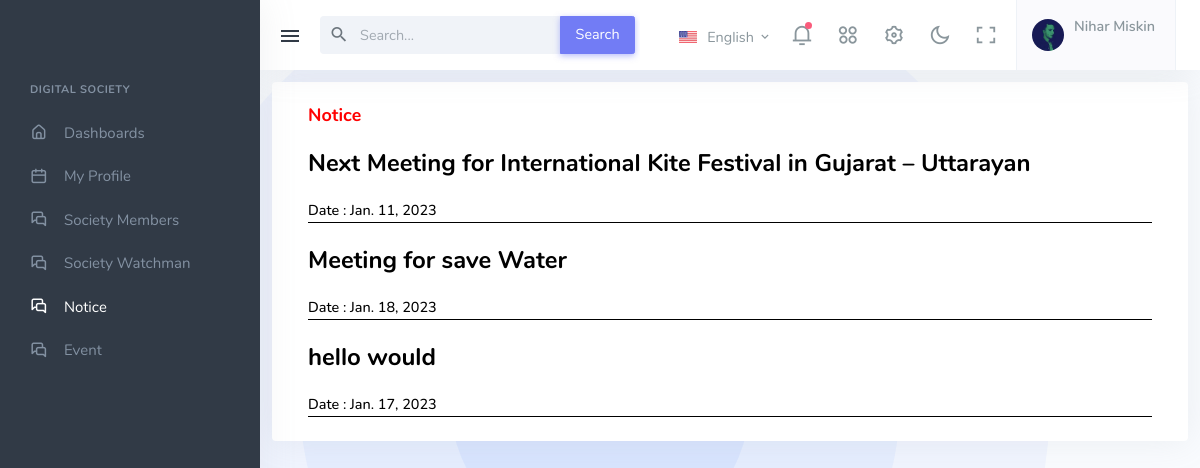
Page /notice_page/ (signed in) on the committed database.
### digital_App/models.py (models this page shows, shortened)
class Visitor(models.Model):
    User = models.ForeignKey(User, on_delete=models.CASCADE)
    FullName = models.CharField(max_length=15, default=str(), blank=True)
    Mobile = models.CharField(max_length=10, default=str(), blank=True)
    Birthday = models.DateField(default="2022-11-20")
    class Meta:
        db_table = "Visitor"

class Notice(models.Model):
    AddNotices = models.TextField(max_length=150, default=str(), blank=True)
    Date = models.DateField()
    class Meta:
        db_table = "Notice"

### digital_App/views.py (the view)
# urls.py: path("notice_page/", notice_page, name="notice_page"),
def notice_page(request):
    if 'email' in request.session:
        view_notice(request) # Load Notice data
        return render(request, "notice_page.html", default_data)
    return render(request, 'notice_page.html')

### digital_App/views.py (called while the page is built)
def view_notice(request):
    print(request.POST)
    noticeview = Notice.objects.all()
    default_data['noticeview'] = noticeview

### digital_App/templates/notice_page.html (shortened to what this page needs)
{% extends 'base.html' %}
{% load static %}
{% block Main_Code %}
<div>
    <div class="navbar-custom topnav-navbar">
        <div class="container-fluid detached-nav">
            <button class="button-toggle-menu">
                <i class="mdi mdi-menu"></i>
            </button>
            <ul class="list-unstyled topbar-menu float-end mb-0">
                <li class="dropdown notification-list topbar-dropdown">
                    <a class="nav-link dropdown-toggle arrow-none" data-bs-toggle="dropdown" href="#" role="button"
                        aria-haspopup="false" aria-expanded="false">
                        <img src="{% static 'assets/images/flags/us.jpg' %}" alt="user-image" class="me-0 me-sm-1"
                            height="12">
                        <span class="align-middle d-none d-lg-inline-block">English</span> <i
                            class="mdi mdi-chevron-down d-none d-sm-inline-block align-middle"></i>
                    </a>
                </li>
                <li class="dropdown notification-list">
                    <a class="nav-link dropdown-toggle arrow-none" data-bs-toggle="dropdown" href="#" role="button"
                        aria-haspopup="false" aria-expanded="false">
                        <i class="ri-notification-3-line noti-icon"></i>
                        <span class="noti-icon-badge"></span>
                    </a>
                </li>
                <li class="dropdown notification-list d-none d-sm-inline-block">
                    <a class="nav-link dropdown-toggle arrow-none" data-bs-toggle="dropdown" href="#" role="button"
                        aria-haspopup="false" aria-expanded="false">
                        <i class="ri-apps-2-line noti-icon"></i>
                    </a>
                </li>
                <li class="notification-list d-none d-sm-inline-block">
                    <a class="nav-link" data-bs-toggle="offcanvas" href="#theme-settings-offcanvas">
                        <i class="ri-settings-3-line noti-icon"></i>
                    </a>
                </li>
                <li class="notification-list d-none d-sm-inline-block">
                    <a class="nav-link" href="javascript:void(0)" id="light-dark-mode">
                        <i class="ri-moon-line noti-icon"></i>
                    </a>
                </li>
                <li class="notification-list d-none d-md-inline-block">
                    <a class="nav-link" href="#" data-toggle="fullscreen">
                        <i class="ri-fullscreen-line noti-icon"></i>
                    </a>
                </li>
                <li class="dropdown notification-list">
                    <a class="nav-link dropdown-toggle nav-user arrow-none me-0" data-bs-toggle="dropdown" href="#"
                        role="button" aria-haspopup="false" aria-expanded="false">
                        <span class="account-user-avatar">
                            <img src="{% static 'assets/images/users/avatar-1.jpg' %}" alt="user-image"
                                class="rounded-circle">
                        </span>
                        <span>
                            <span class="account-user-name">{{member_data.FullName}}</span>
                        </span>
                    </a>
                </li>
            </ul>
            <div class="app-search dropdown">
                <form>
                    <div class="input-group">
                        <input type="search" class="form-control dropdown-toggle" placeholder="Search..."
                            id="top-search">
                        <span class="mdi mdi-magnify search-icon"></span>
                        <button class="input-group-text btn btn-primary" type="submit">Search</button>
                    </div>
                </form>
            </div>
        </div>
    </div>
    <div class="leftside-menu">
        <div class="h-100" id="leftside-menu-container" data-simplebar>
            <ul class="side-nav">
                <li class="side-nav-title side-nav-item">Digital Society</li>
                <li class="side-nav-item">
                    <a href="{% url 'home' %}" class="side-nav-link">
                        <i class="uil-home-alt"></i>
                        <span> Dashboards </span>
                    </a>
                </li>
                <li class="side-nav-item">
                    <a href="{% url 'profile_page' %}" class="side-nav-link">
                        <i class="uil-calender"></i>
                        <span> My Profile </span>
                    </a>
                </li>
                <li class="side-nav-item">
                    <a href="{% url 'society_members' %}" class="side-nav-link">
                        <i class="uil-comments-alt"></i>
                        <span> Society Members </span>
                    </a>
                </li>
                <li class="side-nav-item">
                    <a href="{% url 'society_watchman' %}" class="side-nav-link">
                        <i class="uil-comments-alt"></i>
                        <span> Society Watchman </span>
                    </a>
                </li>
                <li class="side-nav-item">
                    <a href="" class="side-nav-link">
                        <i class="uil-comments-alt"></i>
                        <span> Notice </span>
                    </a>
                </li>
                <li class="side-nav-item">
                    <a href="{% url 'event_page' %}" class="side-nav-link">
                        <i class="uil-comments-alt"></i>
                        <span> Event </span>
                    </a>
                </li>
            </ul>
        </div>
    </div>
    <div class="content-page">
        <div class="content">
            <div class="row">
                <div class="col-12">
                    <div class="page-title-box">
                        <div class="container-fluid">
                            <div class="row">
                                    <div class="card widget-flat mt-2">
                                        <div class="card-body">
                                            <h5 class="mt-0" style="color: red; font-weight: 1000; font-size: large;">Notice</h5>
                                            {% for n_view in noticeview %}
                                            <div style="border-bottom: 1px solid black;">
                                                <h3 class="mt-3 mb-3" style="color: black;">{{n_view.AddNotices}}</h3>
                                                <p class="mb-0">
                                                    <span class="me-2" style="color: black; font-weight: 500;">Date : {{n_view.Date}}</span>
                                                </p>
                                            </div>
                                            {% endfor %}
                                        </div>
                                    </div>
                            </div>
                        </div>
                    </div>
                </div>
            </div>
        </div>
    </div>
</div>
{% endblock %}

### rows in the picture
Visitor: FullName "Nihar Miskin"
Notice: AddNotices "Next Meeting for International Kite Festival in Gujarat – Uttarayan", Date "Jan. 11, 2023"
Notice: AddNotices "Meeting for save Water", Date "Jan. 18, 2023"
Notice: AddNotices "hello would", Date "Jan. 17, 2023"
